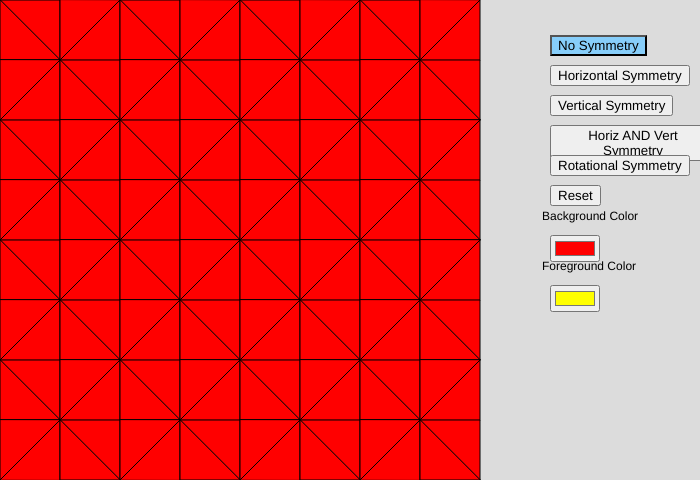
Frame 1 (no input)
Frame 60 (no input): identical to frame 1, image omitted
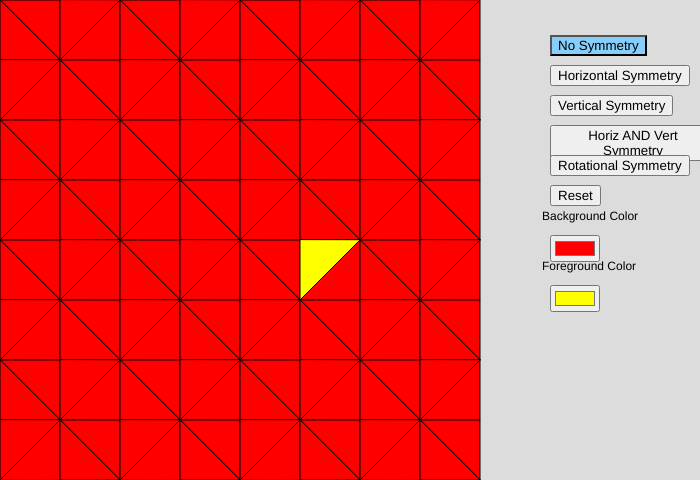
Frame 120 (the mouse pressed at the canvas centre since frame 60)

The p5.js sketch that drew these frames (run headless with seeded random() and noise() and a simulated clock; from frame 60 on, the mouse is pressed at the canvas centre):

// p5.js sketch
// ── sketch.js
let triMatrix = new LEDTriMatrix(8, 60, Symmetry.None);
var background_color_pick;
var foreground_color_pick;

function setup() {
    const canvas = createCanvas(700, 480);
    canvas.elt.addEventListener("contextmenu", (e) => e.preventDefault());
    background("white");

    noSymbutton = createButton('No Symmetry');
    noSymbutton.position(550, 35);
    noSymbutton.mousePressed(setNoSymmetry);
    noSymbutton.style('background-color', "lightskyblue");

    hSymbutton = createButton('Horizontal Symmetry');
    hSymbutton.position(550, 65);
    hSymbutton.mousePressed(setHorizSymmetry);

    vSymbutton = createButton('Vertical Symmetry');
    vSymbutton.position(550,95);
    vSymbutton.mousePressed(setVertSymmetery);

    fSymbutton = createButton('Horiz AND Vert Symmetry');
    fSymbutton.position(550, 125);
    fSymbutton.mousePressed(setFullSymmetry);

    rSymbutton = createButton('Rotational Symmetry');
    rSymbutton.position(550, 155);
    rSymbutton.mousePressed(setRotationalSymmetry);

    resetbutton = createButton('Reset');
    resetbutton.position(550, 185);
    resetbutton.mousePressed(resetGrid);

    background_color_pick = createColorPicker("red");
    background_color_pick.position(550, 235);
    foreground_color_pick = createColorPicker("yellow");
    foreground_color_pick.position(550, 285);
    
    resetGrid();
}

function draw() {
    triMatrix.draw();
    fill(color(0, 0, 0));
    text("Background Color", 542, 220);
    text("Foreground Color", 542, 270);

}

function setNoSymmetry(){
    triMatrix.sym = Symmetry.None;
    noSymbutton.style('background-color', "lightskyblue");
    hSymbutton.style('background-color', "lightgrey");
    vSymbutton.style('background-color', "lightgrey");
    fSymbutton.style('background-color', "lightgrey");
    rSymbutton.style('background-color', "lightgrey");
    resetGrid();
}

function setHorizSymmetry(){
    triMatrix.sym = Symmetry.Horizontal;
    noSymbutton.style('background-color', "lightgrey");
    hSymbutton.style('background-color', "lightskyblue");
    vSymbutton.style('background-color', "lightgrey");
    fSymbutton.style('background-color', "lightgrey");
    rSymbutton.style('background-color', "lightgrey");
    resetGrid();
}

function setVertSymmetery(){
    triMatrix.sym = Symmetry.Vertical;
    noSymbutton.style('background-color', "lightgrey");
    hSymbutton.style('background-color', "lightgrey");
    vSymbutton.style('background-color', "lightskyblue");
    fSymbutton.style('background-color', "lightgrey");
    rSymbutton.style('background-color', "lightgrey");
    resetGrid();
}

function setFullSymmetry(){
    triMatrix.sym = Symmetry.Full;
    noSymbutton.style('background-color', "lightgrey");
    hSymbutton.style('background-color', "lightgrey");
    vSymbutton.style('background-color', "lightgrey");
    fSymbutton.style('background-color', "lightskyblue");
    rSymbutton.style('background-color', "lightgrey");
    resetGrid();
}

function setRotationalSymmetry(){
    triMatrix.sym = Symmetry.Rotational;
    noSymbutton.style('background-color', "lightgrey");
    hSymbutton.style('background-color', "lightgrey");
    vSymbutton.style('background-color', "lightgrey");
    fSymbutton.style('background-color', "lightgrey");
    rSymbutton.style('background-color', "lightskyblue");
    resetGrid();
}

function resetGrid(){
    triMatrix.resetColors(background_color_pick.color());
}

let isMousePressed = false;

function isMouseOverGrid() {
    if (mouseX > 0 &&
        mouseX < triMatrix.controllableWidth()  &&
        mouseY > 0 &&
        mouseY < triMatrix.controllableHeight() ) {
        return true;
    }
    else {
        return false;
    }
}
function mousePressed() {
    isMousePressed = true;
    triPosition = -1;
    if (isMouseOverGrid()) {
        triPosition = triMatrix.calcTrianglePosition(mouseX, mouseY);
    }
    if (triPosition >= 0) {
        if (mouseButton == LEFT){
            triMatrix.update(triPosition, foreground_color_pick.color());
        }
        if (mouseButton == RIGHT){
            triMatrix.update(triPosition, background_color_pick.color());
        }
    }
}

function mouseDragged() {
    triPosition = -1;
    if (isMousePressed && isMouseOverGrid()) {
        triPosition = triMatrix.calcTrianglePosition(mouseX, mouseY);
    }
    if (triPosition >= 0) {
        if (mouseButton == LEFT){
            triMatrix.update(triPosition, foreground_color_pick.color());
        }
        if (mouseButton == RIGHT){
            triMatrix.update(triPosition, background_color_pick.color());
        }
    }
}

function mouseReleased() {
    isMousePressed = false;
}

// ── matrix_math.js
let m_leds = [
    111, 112, 79, 80, 47, 48, 15, 16,
    110, 113, 78, 81, 46, 49, 14, 17,
    109, 77, 114, 45, 82, 13, 50, 18,
    108, 76, 115, 44, 83, 12, 51, 19,
    75, 107, 43, 116, 11, 84, 20, 52,
    74, 106, 42, 117, 10, 85, 21, 53,
    73, 41, 105, 9, 118, 22, 86, 54,
    72, 40, 104, 8, 119, 23, 87, 55,
    39, 71, 7, 103, 24, 120, 56, 88,
    38, 70, 6, 102, 25, 121, 57, 89,
    37, 5, 69, 26, 101, 58, 122, 90,
    36, 4, 68, 27, 100, 59, 123, 91,
    3, 35, 28, 67, 60, 99, 92, 124,
    2, 34, 29, 66, 61, 98, 93, 125,
    1, 30, 33, 62, 65, 94, 97, 126,
    0, 31, 32, 63, 64, 95, 96, 127
];

const Symmetry = {
    Vertical: 'Vertical',
    Horizontal: 'Horizontal',
    Full: 'Full',
    Rotational: 'Rotational',
    None: 'None'
};

class LEDTri {
    constructor(x, y, sideLen, fillColor, ledNum) {
        this.x = x;
        this.y = y;
        this.sideLen = sideLen;
        this.fillColor = fillColor;
        this.ledNum = ledNum;
    }

    update(newColor) {
        this.fillColor = newColor
    }

    draw() {
        let sY = (this.y - (this.y % 2)) / 2 * this.sideLen;
        let sX = this.x * this.sideLen;
        fill(this.fillColor);
        if (this.x % 2 == 0) {
            if (this.y % 4 == 0) {// Top right
                triangle(sX, sY, sX + this.sideLen, sY, sX + this.sideLen, sY + this.sideLen);
            }
            else if (this.y % 4 == 1) { // bottom left
                triangle(sX, sY, sX, sY + this.sideLen, sX + this.sideLen, sY + this.sideLen);
            }
            else if (this.y % 4 == 2) { //top left
                triangle(sX, sY, sX, sY + this.sideLen, sX + this.sideLen, sY);
            }
            else if (this.y % 4 == 3) { // bottom right
                triangle(sX, sY + this.sideLen, sX + this.sideLen, sY, sX + this.sideLen, sY + this.sideLen);
            }
        }
        else {
            if (this.y % 4 == 2) {// Top right
                triangle(sX, sY, sX + this.sideLen, sY, sX + this.sideLen, sY + this.sideLen);
            }
            else if (this.y % 4 == 3) { // bottom left
                triangle(sX, sY, sX, sY + this.sideLen, sX + this.sideLen, sY + this.sideLen);
            }
            else if (this.y % 4 == 0) { //top left
                triangle(sX, sY, sX, sY + this.sideLen, sX + this.sideLen, sY);

            }
            else if (this.y % 4 == 1) { // bottom right
                triangle(sX, sY + this.sideLen, sX + this.sideLen, sY, sX + this.sideLen, sY + this.sideLen);
            }
        }
    }
}

class LEDTriMatrix {
    constructor(matrixWidth, triSize, sym) {
        this.matrixWidth = matrixWidth;
        this.triSize = triSize;
        this.tris = [];
        this.sym = sym;
    }

    draw() {
        background(220);
        for (let i = 0; i < this.matrixWidth * this.matrixWidth * 2; i++) {
            this.tris[i].draw();
        }
    }

    update(triPosition, newColor){
        switch(this.sym) {
            case Symmetry.None:
                this.tris[triPosition].update(newColor);
                break;
            case Symmetry.Vertical:
                this.tris[triPosition].update(newColor);
                this.tris[triMatrix.calcVerticalSymmetry(triPosition)].update(newColor);
                break;
            case Symmetry.Horizontal:
                this.tris[triPosition].update(newColor);
                this.tris[triMatrix.calcHorizontalSymmetry(triPosition)].update(newColor);
                break;
            case Symmetry.Full:
                this.tris[triPosition].update(newColor);
                this.tris[triMatrix.calcHorizontalSymmetry(triPosition)].update(newColor);
                this.tris[triMatrix.calcVerticalSymmetry(triPosition)].update(newColor);
                this.tris[triMatrix.calc180Symmetry(triPosition)].update(newColor);
                break;
            case Symmetry.Rotational:
                this.tris[triPosition].update(newColor);
                this.tris[this.calc90RotationalSymmetry(triPosition)].update(newColor);
                this.tris[this.calc180RotationalSymmetry(triPosition)].update(newColor);
                this.tris[this.calc270RotationalSymmetry(triPosition)].update(newColor);
            default: 
                this.tris[triPosition].update(newColor);
        } 
    }

    totalWidth() {
        return this.triSize * this.matrixWidth
    }

    controllableWidth(){
        switch(this.sym) {
            case Symmetry.Vertical:
            case Symmetry.Full:
            case Symmetry.Rotational:
                return this.totalWidth() / 2;
            case Symmetry.Horizontal:
            case Symmetry.None:
            default: 
                return this.totalWidth();
        } 
    }

    controllableHeight(){
        switch(this.sym) {
            case Symmetry.Horizontal:
            case Symmetry.Full:
            case Symmetry.Rotational:
                return this.totalWidth() / 2;
            case Symmetry.Vertical:
            case Symmetry.None:
            default: 
                return this.totalWidth();
        } 
    }

    isControllable(triPosition){
        switch(this.sym) {
            case Symmetry.None:
                return true;
            case Symmetry.Vertical:
                return triPosition % this.matrixWidth < this.matrixWidth / 2;
            case Symmetry.Horizontal:
                return triPosition < this.matrixWidth * this.matrixWidth;
            case Symmetry.Full:
            case Symmetry.Rotational:
                return (triPosition < this.matrixWidth * this.matrixWidth) && 
                        (triPosition % this.matrixWidth < this.matrixWidth / 2);
            default: 
                return false;
        }
    }

    resetColors(defaultColor) {
        let index = 0;
        for (let y = 0; y < this.matrixWidth * 2; y++) {
            for (let x = 0; x < this.matrixWidth; x++) {
                let drawColor = this.isControllable(index) ? defaultColor : color(150, 150, 150);
                this.tris[index] = new LEDTri(
                    x,
                    y,
                    this.triSize,
                    drawColor,
                    index //m_leds[(index - 1) % 64]
                );
                index++;
            }
        }
    }

    calcTrianglePosition(xPos, yPos) {
        let xVal = Math.floor(xPos / this.triSize);
        let yCol = Math.floor(yPos / this.triSize);
        let yVal = 0;
        let xInSquare = xPos - (xVal * this.triSize);
        let yInSquare = yPos - (yCol * this.triSize);
        if (((xVal % 2 == 0 && yCol % 2 == 0) ||
            (xVal % 2 == 1 && yCol % 2 == 1))) {
            if (xInSquare <= yInSquare) {
                yVal = yCol * 2 + 1;
            }
            else {
                yVal = yCol * 2;
            }
        }
        else {
            if (xInSquare >= this.triSize - yInSquare) {
                yVal = yCol * 2 + 1;
            }
            else {
                yVal = yCol * 2;
            }
        }
        return this.matrixWidth * yVal + xVal;
    }

    calcVerticalSymmetry(triPosition) {
        return triPosition - (triPosition % this.matrixWidth) + (this.matrixWidth - 1 - (triPosition % this.matrixWidth));
    }


    calcHorizontalSymmetry(triPosition) {
        let xCol = triPosition % this.matrixWidth;
        let yRow = (triPosition - xCol) / this.matrixWidth;
        return ((this.matrixWidth * 2) - yRow - 1) * this.matrixWidth + xCol;
    }

    calcVertAndHorizSymmetry(triPosition){
        return this.calcHorizontalSymmetry(this.calcVerticalSymmetry(triPosition));
    }

    calc90RotationalSymmetry(triPosition) {
        let xCol = triPosition % this.matrixWidth;
        let yRow = (triPosition - xCol) / this.matrixWidth;
        return triPosition;
    }

    calc180RotationalSymmetry(triPosition) {
        return this.matrixWidth * this.matrixWidth * 2 - triPosition - 1;
    }

    calc270RotationalSymmetry(triPosition) {
        return triPosition;
    }

}
// ── style.css
html, body {
    margin: 50;
    padding: 50;
}
canvas {
    display: block;
}

button {
    background-color: lightgrey;
}
